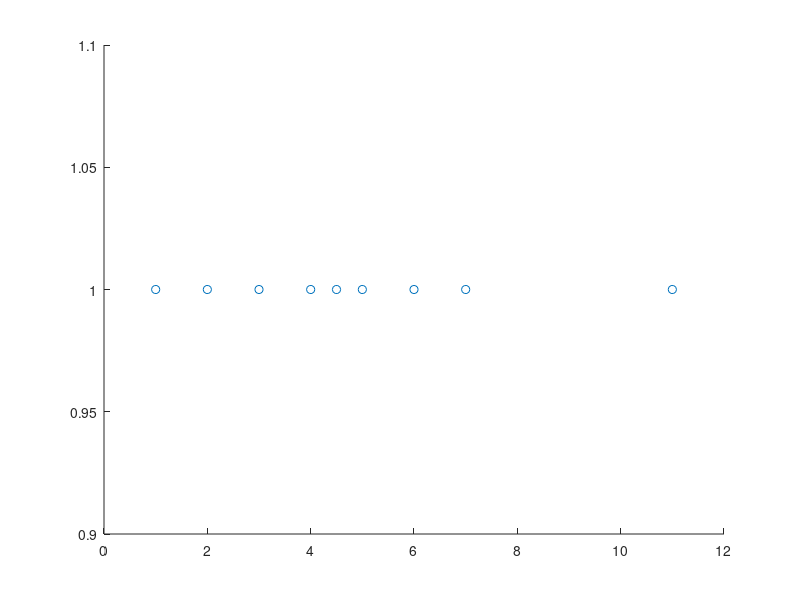

MATLAB code to generate this figure:
%Deviation
%A = [1,2,3,4,5,6,10,11]
%B = [1,1,1,1,1,1,1,1]

%series
A = [1,2,3,4,5,6,4.5,7,11]
B = [1,1,1,1,1,1,1,1,1]

scatter(A,B)
